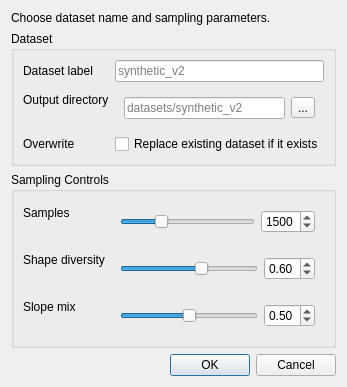
<?xml version="1.0" encoding="UTF-8"?>
<ui version="4.0">
 <class>TrainingSyntheticDataDialog</class>
 <widget class="QDialog" name="TrainingSyntheticDataDialog">
  <property name="windowModality">
   <enum>Qt::WindowModal</enum>
  </property>
  <property name="windowTitle">
   <string>Generate Synthetic Data</string>
  </property>
  <layout class="QVBoxLayout" name="verticalLayout">
   <item>
    <widget class="QLabel" name="introLabel">
     <property name="text">
      <string>Choose dataset name and sampling parameters.</string>
     </property>
     <property name="wordWrap">
      <bool>true</bool>
     </property>
    </widget>
   </item>
   <item>
    <widget class="QGroupBox" name="setupGroup">
     <property name="title">
      <string>Dataset</string>
     </property>
     <layout class="QFormLayout" name="formLayout">
      <item row="0" column="0">
       <widget class="QLabel" name="labelLabel">
        <property name="text">
         <string>Dataset label</string>
        </property>
       </widget>
      </item>
      <item row="0" column="1">
       <widget class="QLineEdit" name="labelLineEdit">
        <property name="placeholderText">
         <string>synthetic_v2</string>
        </property>
       </widget>
      </item>
      <item row="1" column="0">
       <widget class="QLabel" name="directoryLabel">
        <property name="text">
         <string>Output directory</string>
        </property>
       </widget>
      </item>
      <item row="1" column="1">
       <widget class="QWidget" name="directoryWidget" native="true">
        <layout class="QHBoxLayout" name="horizontalLayout">
         <property name="spacing">
          <number>6</number>
         </property>
         <item>
          <widget class="QLineEdit" name="directoryLineEdit">
           <property name="placeholderText">
            <string>datasets/synthetic_v2</string>
           </property>
          </widget>
         </item>
         <item>
          <widget class="QToolButton" name="browseDirectoryButton">
           <property name="text">
            <string>...</string>
           </property>
          </widget>
         </item>
        </layout>
       </widget>
      </item>
      <item row="2" column="0">
       <widget class="QLabel" name="overwriteLabel">
        <property name="text">
         <string>Overwrite</string>
        </property>
       </widget>
      </item>
      <item row="2" column="1">
       <widget class="QCheckBox" name="overwriteCheckBox">
        <property name="text">
         <string>Replace existing dataset if it exists</string>
        </property>
       </widget>
      </item>
     </layout>
    </widget>
   </item>
   <item>
    <widget class="QGroupBox" name="parametersGroup">
     <property name="title">
      <string>Sampling Controls</string>
     </property>
     <layout class="QFormLayout" name="parametersLayout">
      <item row="0" column="0">
       <widget class="QLabel" name="samplesLabel">
        <property name="text">
         <string>Samples</string>
        </property>
       </widget>
      </item>
      <item row="0" column="1">
       <widget class="QWidget" name="samplesWidget" native="true">
        <layout class="QHBoxLayout" name="samplesLayout">
         <property name="spacing">
          <number>6</number>
         </property>
         <item>
          <widget class="QSlider" name="samplesSlider">
           <property name="orientation">
            <enum>Qt::Horizontal</enum>
           </property>
           <property name="minimum">
            <number>100</number>
           </property>
           <property name="maximum">
            <number>5000</number>
           </property>
           <property name="pageStep">
            <number>100</number>
           </property>
           <property name="value">
            <number>1500</number>
           </property>
          </widget>
         </item>
         <item>
          <widget class="QSpinBox" name="samplesSpinBox">
           <property name="minimum">
            <number>100</number>
           </property>
           <property name="maximum">
            <number>5000</number>
           </property>
           <property name="singleStep">
            <number>50</number>
           </property>
           <property name="value">
            <number>1500</number>
           </property>
          </widget>
         </item>
        </layout>
       </widget>
      </item>
      <item row="1" column="0">
       <widget class="QLabel" name="diversityLabel">
        <property name="text">
         <string>Shape diversity</string>
        </property>
       </widget>
      </item>
      <item row="1" column="1">
       <widget class="QWidget" name="diversityWidget" native="true">
        <layout class="QHBoxLayout" name="diversityLayout">
         <property name="spacing">
          <number>6</number>
         </property>
         <item>
          <widget class="QSlider" name="diversitySlider">
           <property name="orientation">
            <enum>Qt::Horizontal</enum>
           </property>
           <property name="minimum">
            <number>0</number>
           </property>
           <property name="maximum">
            <number>100</number>
           </property>
           <property name="pageStep">
            <number>5</number>
           </property>
           <property name="value">
            <number>60</number>
           </property>
          </widget>
         </item>
         <item>
          <widget class="QDoubleSpinBox" name="diversitySpinBox">
           <property name="minimum">
            <double>0.000000</double>
           </property>
           <property name="maximum">
            <double>1.000000</double>
           </property>
           <property name="singleStep">
            <double>0.050000</double>
           </property>
           <property name="value">
            <double>0.600000</double>
           </property>
           <property name="decimals">
            <number>2</number>
           </property>
          </widget>
         </item>
        </layout>
       </widget>
      </item>
      <item row="2" column="0">
       <widget class="QLabel" name="slopeLabel">
        <property name="text">
         <string>Slope mix</string>
        </property>
       </widget>
      </item>
      <item row="2" column="1">
       <widget class="QWidget" name="slopeWidget" native="true">
        <layout class="QHBoxLayout" name="slopeLayout">
         <property name="spacing">
          <number>6</number>
         </property>
         <item>
          <widget class="QSlider" name="slopeSlider">
           <property name="orientation">
            <enum>Qt::Horizontal</enum>
           </property>
           <property name="minimum">
            <number>0</number>
           </property>
           <property name="maximum">
            <number>100</number>
           </property>
           <property name="pageStep">
            <number>5</number>
           </property>
           <property name="value">
            <number>50</number>
           </property>
          </widget>
         </item>
         <item>
          <widget class="QDoubleSpinBox" name="slopeSpinBox">
           <property name="minimum">
            <double>0.000000</double>
           </property>
           <property name="maximum">
            <double>1.000000</double>
           </property>
           <property name="singleStep">
            <double>0.050000</double>
           </property>
           <property name="value">
            <double>0.500000</double>
           </property>
           <property name="decimals">
            <number>2</number>
           </property>
          </widget>
         </item>
        </layout>
       </widget>
      </item>
     </layout>
    </widget>
   </item>
   <item>
    <widget class="QDialogButtonBox" name="buttonBox">
     <property name="orientation">
      <enum>Qt::Horizontal</enum>
     </property>
     <property name="standardButtons">
      <set>QDialogButtonBox::Cancel|QDialogButtonBox::Ok</set>
     </property>
    </widget>
   </item>
  </layout>
 </widget>
 <resources/>
 <connections>
  <connection>
   <sender>buttonBox</sender>
   <signal>accepted()</signal>
   <receiver>TrainingSyntheticDataDialog</receiver>
   <slot>accept()</slot>
   <hints>
    <hint type="sourcelabel">
     <x>306</x>
     <y>499</y>
    </hint>
    <hint type="destinationlabel">
     <x>306</x>
     <y>249</y>
    </hint>
   </hints>
  </connection>
  <connection>
   <sender>buttonBox</sender>
   <signal>rejected()</signal>
   <receiver>TrainingSyntheticDataDialog</receiver>
   <slot>reject()</slot>
   <hints>
    <hint type="sourcelabel">
     <x>182</x>
     <y>499</y>
    </hint>
    <hint type="destinationlabel">
     <x>182</x>
     <y>249</y>
    </hint>
   </hints>
  </connection>
 </connections>
</ui>
